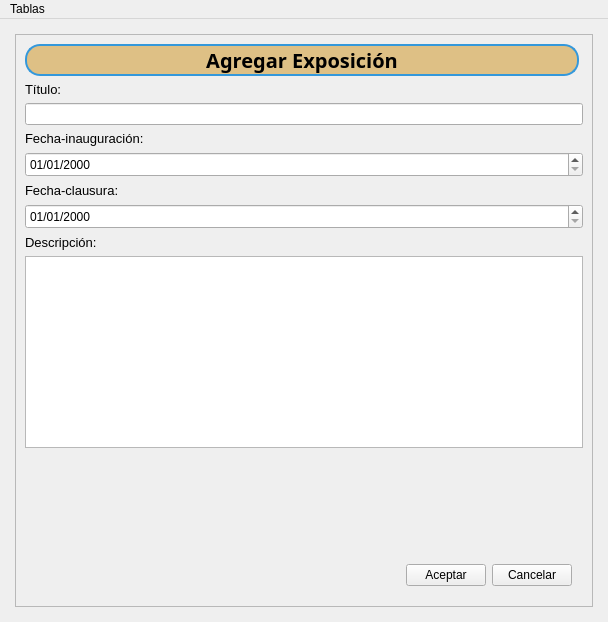
<?xml version="1.0" encoding="UTF-8"?>
<ui version="4.0">
 <class>MainWindow</class>
 <widget class="QMainWindow" name="MainWindow">
  <property name="geometry">
   <rect>
    <x>0</x>
    <y>0</y>
    <width>608</width>
    <height>622</height>
   </rect>
  </property>
  <property name="windowTitle">
   <string>MainWindow</string>
  </property>
  <property name="styleSheet">
   <string notr="true"/>
  </property>
  <widget class="QWidget" name="centralwidget">
   <property name="styleSheet">
    <string notr="true">*{background: }</string>
   </property>
   <layout class="QVBoxLayout" name="verticalLayout_7" stretch="0">
    <property name="spacing">
     <number>15</number>
    </property>
    <property name="leftMargin">
     <number>15</number>
    </property>
    <property name="topMargin">
     <number>15</number>
    </property>
    <property name="rightMargin">
     <number>15</number>
    </property>
    <property name="bottomMargin">
     <number>15</number>
    </property>
    <item>
     <widget class="QFrame" name="frame">
      <property name="styleSheet">
       <string notr="true"/>
      </property>
      <property name="frameShape">
       <enum>QFrame::StyledPanel</enum>
      </property>
      <property name="frameShadow">
       <enum>QFrame::Raised</enum>
      </property>
      <layout class="QVBoxLayout" name="verticalLayout_2">
       <property name="leftMargin">
        <number>0</number>
       </property>
       <property name="topMargin">
        <number>0</number>
       </property>
       <property name="rightMargin">
        <number>0</number>
       </property>
       <property name="bottomMargin">
        <number>0</number>
       </property>
       <item>
        <widget class="QStackedWidget" name="stacked_widget">
         <property name="styleSheet">
          <string notr="true">#label_telefono{
	background-color: #DEC085 ;
	border: 2px solid #3498db;
	border-radius: 15px;
	margin-right: 4px;
}

#label_2{
	background-color: #DEC085 ;
	border: 2px solid #3498db;
	border-radius: 15px;
	margin-right: 4px;
}

#label_7{
	background-color:#DEC085 ; 
	border: 2px solid #3498db;
	border-radius: 15px;
	margin-right: 4px;
}

#label_13{
	background-color:#DEC085 ; 
	border: 2px solid #3498db;
	border-radius: 15px;
	margin-right: 4px;
}
</string>
         </property>
         <property name="currentIndex">
          <number>0</number>
         </property>
         <widget class="QWidget" name="page_exposicion">
          <layout class="QVBoxLayout" name="verticalLayout_3">
           <item>
            <widget class="QLabel" name="label_2">
             <property name="font">
              <font>
               <family>Mongolian Baiti</family>
               <pointsize>15</pointsize>
               <weight>75</weight>
               <bold>true</bold>
              </font>
             </property>
             <property name="text">
              <string>Agregar Exposición</string>
             </property>
             <property name="alignment">
              <set>Qt::AlignCenter</set>
             </property>
            </widget>
           </item>
           <item>
            <layout class="QVBoxLayout" name="verticalLayout">
             <item>
              <widget class="QLabel" name="label_5">
               <property name="font">
                <font>
                 <pointsize>10</pointsize>
                </font>
               </property>
               <property name="text">
                <string>Título:</string>
               </property>
              </widget>
             </item>
             <item>
              <widget class="QLineEdit" name="lineEdit_titulo_exposicion"/>
             </item>
             <item>
              <widget class="QLabel" name="label_3">
               <property name="font">
                <font>
                 <pointsize>10</pointsize>
                </font>
               </property>
               <property name="text">
                <string>Fecha-inauguración:</string>
               </property>
              </widget>
             </item>
             <item>
              <widget class="QDateEdit" name="dateEdit_fecha_inauguracion">
               <property name="minimumSize">
                <size>
                 <width>0</width>
                 <height>25</height>
                </size>
               </property>
               <property name="maximumSize">
                <size>
                 <width>16777215</width>
                 <height>25</height>
                </size>
               </property>
               <property name="displayFormat">
                <string>dd/MM/yyyy</string>
               </property>
              </widget>
             </item>
             <item>
              <widget class="QLabel" name="label_4">
               <property name="font">
                <font>
                 <pointsize>10</pointsize>
                </font>
               </property>
               <property name="text">
                <string>Fecha-clausura:</string>
               </property>
              </widget>
             </item>
             <item>
              <widget class="QDateEdit" name="dateEdit_fecha_clausura">
               <property name="minimumSize">
                <size>
                 <width>0</width>
                 <height>25</height>
                </size>
               </property>
               <property name="displayFormat">
                <string>dd/MM/yyyy</string>
               </property>
              </widget>
             </item>
             <item>
              <widget class="QLabel" name="label_6">
               <property name="font">
                <font>
                 <pointsize>10</pointsize>
                </font>
               </property>
               <property name="text">
                <string>Descripción:</string>
               </property>
              </widget>
             </item>
             <item>
              <widget class="QTextEdit" name="textEdit_descripcion"/>
             </item>
             <item>
              <spacer name="verticalSpacer">
               <property name="orientation">
                <enum>Qt::Vertical</enum>
               </property>
               <property name="sizeHint" stdset="0">
                <size>
                 <width>20</width>
                 <height>40</height>
                </size>
               </property>
              </spacer>
             </item>
            </layout>
           </item>
           <item>
            <layout class="QHBoxLayout" name="horizontalLayout">
             <property name="leftMargin">
              <number>11</number>
             </property>
             <property name="topMargin">
              <number>11</number>
             </property>
             <property name="rightMargin">
              <number>11</number>
             </property>
             <property name="bottomMargin">
              <number>11</number>
             </property>
             <item>
              <spacer name="horizontalSpacer">
               <property name="orientation">
                <enum>Qt::Horizontal</enum>
               </property>
               <property name="sizeHint" stdset="0">
                <size>
                 <width>40</width>
                 <height>20</height>
                </size>
               </property>
              </spacer>
             </item>
             <item>
              <widget class="QPushButton" name="bt_aceptar_exposicion">
               <property name="cursor">
                <cursorShape>PointingHandCursor</cursorShape>
               </property>
               <property name="text">
                <string>Aceptar</string>
               </property>
              </widget>
             </item>
             <item>
              <widget class="QPushButton" name="bt_cancelar_exposicion">
               <property name="cursor">
                <cursorShape>PointingHandCursor</cursorShape>
               </property>
               <property name="text">
                <string>Cancelar</string>
               </property>
              </widget>
             </item>
            </layout>
           </item>
          </layout>
         </widget>
         <widget class="QWidget" name="page_artista">
          <layout class="QVBoxLayout" name="verticalLayout_5">
           <item>
            <widget class="QLabel" name="label_7">
             <property name="maximumSize">
              <size>
               <width>16777215</width>
               <height>30</height>
              </size>
             </property>
             <property name="font">
              <font>
               <family>Mongolian Baiti</family>
               <pointsize>15</pointsize>
               <weight>75</weight>
               <bold>true</bold>
              </font>
             </property>
             <property name="text">
              <string>Agregar Artista</string>
             </property>
             <property name="alignment">
              <set>Qt::AlignCenter</set>
             </property>
            </widget>
           </item>
           <item>
            <layout class="QVBoxLayout" name="verticalLayout_4">
             <property name="topMargin">
              <number>0</number>
             </property>
             <property name="bottomMargin">
              <number>11</number>
             </property>
             <item>
              <widget class="QLabel" name="label_8">
               <property name="font">
                <font>
                 <pointsize>10</pointsize>
                 <weight>50</weight>
                 <bold>false</bold>
                </font>
               </property>
               <property name="text">
                <string>Ci:</string>
               </property>
              </widget>
             </item>
             <item>
              <widget class="QLineEdit" name="lineEdit_ci_Artista"/>
             </item>
             <item>
              <widget class="QLabel" name="label_9">
               <property name="font">
                <font>
                 <pointsize>10</pointsize>
                 <weight>50</weight>
                 <bold>false</bold>
                </font>
               </property>
               <property name="text">
                <string>Calle:</string>
               </property>
              </widget>
             </item>
             <item>
              <widget class="QLineEdit" name="lineEdit_calle"/>
             </item>
             <item>
              <widget class="QLabel" name="label_10">
               <property name="font">
                <font>
                 <pointsize>10</pointsize>
                 <weight>50</weight>
                 <bold>false</bold>
                </font>
               </property>
               <property name="text">
                <string>No:</string>
               </property>
              </widget>
             </item>
             <item>
              <widget class="QLineEdit" name="lineEdit_no"/>
             </item>
             <item>
              <widget class="QLabel" name="label_11">
               <property name="font">
                <font>
                 <pointsize>10</pointsize>
                </font>
               </property>
               <property name="text">
                <string>Provincia:</string>
               </property>
              </widget>
             </item>
             <item>
              <widget class="QLineEdit" name="lineEdit_provincia"/>
             </item>
             <item>
              <widget class="QLabel" name="label_12">
               <property name="font">
                <font>
                 <pointsize>10</pointsize>
                </font>
               </property>
               <property name="text">
                <string>Nacionalidad:</string>
               </property>
              </widget>
             </item>
             <item>
              <widget class="QLineEdit" name="lineEdit_nacionalidad"/>
             </item>
            </layout>
           </item>
           <item>
            <layout class="QHBoxLayout" name="horizontalLayout_2">
             <property name="leftMargin">
              <number>11</number>
             </property>
             <property name="topMargin">
              <number>130</number>
             </property>
             <property name="rightMargin">
              <number>11</number>
             </property>
             <property name="bottomMargin">
              <number>0</number>
             </property>
             <item>
              <spacer name="horizontalSpacer_2">
               <property name="orientation">
                <enum>Qt::Horizontal</enum>
               </property>
               <property name="sizeHint" stdset="0">
                <size>
                 <width>40</width>
                 <height>20</height>
                </size>
               </property>
              </spacer>
             </item>
             <item>
              <widget class="QPushButton" name="bt_aceptar_artista">
               <property name="cursor">
                <cursorShape>PointingHandCursor</cursorShape>
               </property>
               <property name="text">
                <string>Aceptar</string>
               </property>
              </widget>
             </item>
             <item>
              <widget class="QPushButton" name="bt_cancelar_artista">
               <property name="cursor">
                <cursorShape>PointingHandCursor</cursorShape>
               </property>
               <property name="text">
                <string>Cancelar</string>
               </property>
              </widget>
             </item>
            </layout>
           </item>
          </layout>
         </widget>
         <widget class="QWidget" name="page_obra">
          <layout class="QVBoxLayout" name="verticalLayout_10">
           <item>
            <widget class="QLabel" name="label_13">
             <property name="maximumSize">
              <size>
               <width>16777215</width>
               <height>30</height>
              </size>
             </property>
             <property name="font">
              <font>
               <family>Mongolian Baiti</family>
               <pointsize>15</pointsize>
               <weight>75</weight>
               <bold>true</bold>
              </font>
             </property>
             <property name="text">
              <string>Agregar Obra</string>
             </property>
             <property name="alignment">
              <set>Qt::AlignCenter</set>
             </property>
            </widget>
           </item>
           <item>
            <layout class="QHBoxLayout" name="horizontalLayout_3">
             <item>
              <layout class="QVBoxLayout" name="verticalLayout_6">
               <property name="topMargin">
                <number>0</number>
               </property>
               <property name="bottomMargin">
                <number>11</number>
               </property>
               <item>
                <widget class="QLabel" name="label_14">
                 <property name="font">
                  <font>
                   <pointsize>10</pointsize>
                  </font>
                 </property>
                 <property name="text">
                  <string>Id de registro:</string>
                 </property>
                </widget>
               </item>
               <item>
                <widget class="QLineEdit" name="lineEdit_registro"/>
               </item>
               <item>
                <widget class="QLabel" name="label_15">
                 <property name="font">
                  <font>
                   <pointsize>10</pointsize>
                  </font>
                 </property>
                 <property name="text">
                  <string>Título:</string>
                 </property>
                </widget>
               </item>
               <item>
                <widget class="QLineEdit" name="lineEdit_titulo_obra"/>
               </item>
               <item>
                <widget class="QLabel" name="label_16">
                 <property name="font">
                  <font>
                   <pointsize>10</pointsize>
                  </font>
                 </property>
                 <property name="text">
                  <string>Estilo:</string>
                 </property>
                </widget>
               </item>
               <item>
                <widget class="QLineEdit" name="lineEdit_Estilo"/>
               </item>
               <item>
                <widget class="QLabel" name="label_17">
                 <property name="font">
                  <font>
                   <pointsize>10</pointsize>
                  </font>
                 </property>
                 <property name="text">
                  <string>Precio salida:</string>
                 </property>
                </widget>
               </item>
               <item>
                <widget class="QLineEdit" name="lineEdit_presio_salida"/>
               </item>
               <item>
                <widget class="QLabel" name="label_18">
                 <property name="font">
                  <font>
                   <pointsize>10</pointsize>
                  </font>
                 </property>
                 <property name="text">
                  <string>Título de exposición:</string>
                 </property>
                </widget>
               </item>
               <item>
                <widget class="QComboBox" name="comboBox_titulo_exposicion">
                 <item>
                  <property name="text">
                   <string/>
                  </property>
                 </item>
                 <item>
                  <property name="text">
                   <string/>
                  </property>
                 </item>
                </widget>
               </item>
               <item>
                <widget class="QLabel" name="label_19">
                 <property name="font">
                  <font>
                   <pointsize>10</pointsize>
                  </font>
                 </property>
                 <property name="text">
                  <string>Ci artista:</string>
                 </property>
                </widget>
               </item>
               <item>
                <widget class="QLineEdit" name="lineEdit_ci_artist"/>
               </item>
               <item>
                <widget class="QLabel" name="label_20">
                 <property name="font">
                  <font>
                   <pointsize>10</pointsize>
                  </font>
                 </property>
                 <property name="text">
                  <string>Vendido:</string>
                 </property>
                </widget>
               </item>
               <item>
                <layout class="QHBoxLayout" name="horizontalLayout_6">
                 <item>
                  <widget class="QCheckBox" name="check_si">
                   <property name="font">
                    <font>
                     <pointsize>10</pointsize>
                    </font>
                   </property>
                   <property name="cursor">
                    <cursorShape>PointingHandCursor</cursorShape>
                   </property>
                   <property name="text">
                    <string>Si</string>
                   </property>
                  </widget>
                 </item>
                </layout>
               </item>
               <item>
                <widget class="QLabel" name="label_21">
                 <property name="font">
                  <font>
                   <pointsize>10</pointsize>
                  </font>
                 </property>
                 <property name="text">
                  <string>Precio mejor oferta:</string>
                 </property>
                </widget>
               </item>
               <item>
                <widget class="QLineEdit" name="lineEdit_precio_mejor"/>
               </item>
              </layout>
             </item>
            </layout>
           </item>
           <item>
            <layout class="QHBoxLayout" name="horizontalLayout_4">
             <item>
              <spacer name="horizontalSpacer_4">
               <property name="orientation">
                <enum>Qt::Horizontal</enum>
               </property>
               <property name="sizeHint" stdset="0">
                <size>
                 <width>40</width>
                 <height>20</height>
                </size>
               </property>
              </spacer>
             </item>
             <item>
              <widget class="QPushButton" name="bt_aceptar_obra">
               <property name="cursor">
                <cursorShape>PointingHandCursor</cursorShape>
               </property>
               <property name="text">
                <string>Aceptar</string>
               </property>
              </widget>
             </item>
             <item>
              <widget class="QPushButton" name="bt_cancelar_obra">
               <property name="cursor">
                <cursorShape>PointingHandCursor</cursorShape>
               </property>
               <property name="text">
                <string>Cancelar</string>
               </property>
              </widget>
             </item>
            </layout>
           </item>
          </layout>
         </widget>
         <widget class="QWidget" name="page_telefono">
          <layout class="QVBoxLayout" name="verticalLayout_9">
           <item>
            <widget class="QLabel" name="label_telefono">
             <property name="maximumSize">
              <size>
               <width>16777215</width>
               <height>30</height>
              </size>
             </property>
             <property name="font">
              <font>
               <family>Mongolian Baiti</family>
               <pointsize>15</pointsize>
               <weight>75</weight>
               <bold>true</bold>
              </font>
             </property>
             <property name="text">
              <string>Agregar Teléfono</string>
             </property>
             <property name="alignment">
              <set>Qt::AlignCenter</set>
             </property>
            </widget>
           </item>
           <item>
            <layout class="QVBoxLayout" name="verticalLayout_8">
             <property name="topMargin">
              <number>0</number>
             </property>
             <property name="bottomMargin">
              <number>11</number>
             </property>
             <item>
              <widget class="QLabel" name="label_CI_artista">
               <property name="font">
                <font>
                 <pointsize>10</pointsize>
                </font>
               </property>
               <property name="text">
                <string>CI artista:</string>
               </property>
              </widget>
             </item>
             <item>
              <widget class="QLineEdit" name="lineEdit_ci_artista"/>
             </item>
             <item>
              <widget class="QLabel" name="label_No_telefono">
               <property name="font">
                <font>
                 <pointsize>10</pointsize>
                </font>
               </property>
               <property name="text">
                <string>No teléfono:</string>
               </property>
              </widget>
             </item>
             <item>
              <widget class="QLineEdit" name="lineEdit_no_telefono"/>
             </item>
            </layout>
           </item>
           <item>
            <spacer name="verticalSpacer_2">
             <property name="orientation">
              <enum>Qt::Vertical</enum>
             </property>
             <property name="sizeHint" stdset="0">
              <size>
               <width>20</width>
               <height>40</height>
              </size>
             </property>
            </spacer>
           </item>
           <item>
            <layout class="QHBoxLayout" name="horizontalLayout_5">
             <property name="leftMargin">
              <number>11</number>
             </property>
             <property name="topMargin">
              <number>11</number>
             </property>
             <property name="rightMargin">
              <number>11</number>
             </property>
             <property name="bottomMargin">
              <number>11</number>
             </property>
             <item>
              <spacer name="horizontalSpacer_3">
               <property name="orientation">
                <enum>Qt::Horizontal</enum>
               </property>
               <property name="sizeHint" stdset="0">
                <size>
                 <width>40</width>
                 <height>20</height>
                </size>
               </property>
              </spacer>
             </item>
             <item>
              <widget class="QPushButton" name="bt_aceptar_telefono">
               <property name="cursor">
                <cursorShape>PointingHandCursor</cursorShape>
               </property>
               <property name="text">
                <string>Aceptar</string>
               </property>
              </widget>
             </item>
             <item>
              <widget class="QPushButton" name="bt_cancelar_telefono">
               <property name="cursor">
                <cursorShape>PointingHandCursor</cursorShape>
               </property>
               <property name="text">
                <string>Cancelar</string>
               </property>
              </widget>
             </item>
            </layout>
           </item>
          </layout>
         </widget>
        </widget>
       </item>
      </layout>
     </widget>
    </item>
   </layout>
  </widget>
  <widget class="QMenuBar" name="menubar">
   <property name="geometry">
    <rect>
     <x>0</x>
     <y>0</y>
     <width>608</width>
     <height>26</height>
    </rect>
   </property>
   <property name="minimumSize">
    <size>
     <width>0</width>
     <height>0</height>
    </size>
   </property>
   <widget class="QMenu" name="menuTablas">
    <property name="font">
     <font>
      <pointsize>9</pointsize>
     </font>
    </property>
    <property name="cursor">
     <cursorShape>PointingHandCursor</cursorShape>
    </property>
    <property name="tearOffEnabled">
     <bool>false</bool>
    </property>
    <property name="title">
     <string>Tablas</string>
    </property>
    <addaction name="actionExposicion"/>
    <addaction name="separator"/>
    <addaction name="actionArtista"/>
    <addaction name="separator"/>
    <addaction name="actionObra"/>
    <addaction name="separator"/>
    <addaction name="actionTelefono"/>
   </widget>
   <addaction name="menuTablas"/>
  </widget>
  <action name="actionExposicion">
   <property name="text">
    <string>Exposición</string>
   </property>
  </action>
  <action name="actionArtista">
   <property name="text">
    <string>Artista</string>
   </property>
  </action>
  <action name="actionObra">
   <property name="text">
    <string>Obra</string>
   </property>
  </action>
  <action name="actionTelefono">
   <property name="text">
    <string>Teléfono</string>
   </property>
  </action>
 </widget>
 <resources/>
 <connections/>
</ui>
